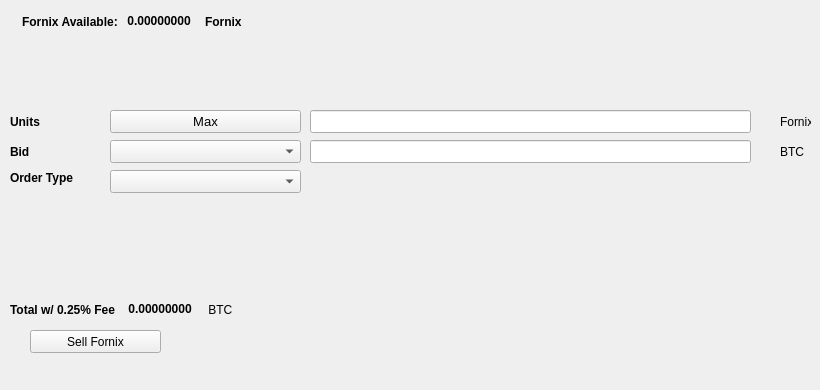
   <widget class="QWidget" name="SellTab">
    <attribute name="title">
     <string>Sell</string>
    </attribute>
    <widget class="QLabel" name="label_16">
     <property name="geometry">
      <rect>
       <x>780</x>
       <y>140</y>
       <width>31</width>
       <height>23</height>
      </rect>
     </property>
     <property name="text">
      <string>BTC</string>
     </property>
    </widget>
    <widget class="QComboBox" name="SellBidcomboBox">
     <property name="geometry">
      <rect>
       <x>110</x>
       <y>140</y>
       <width>191</width>
       <height>23</height>
      </rect>
     </property>
     <property name="font">
      <font>
       <pointsize>10</pointsize>
      </font>
     </property>
    </widget>
    <widget class="QLabel" name="label_18">
     <property name="geometry">
      <rect>
       <x>10</x>
       <y>110</y>
       <width>46</width>
       <height>23</height>
      </rect>
     </property>
     <property name="font">
      <font>
       <weight>75</weight>
       <bold>true</bold>
      </font>
     </property>
     <property name="text">
      <string>Units</string>
     </property>
    </widget>
    <widget class="QPushButton" name="Sell_Max_Amount">
     <property name="geometry">
      <rect>
       <x>110</x>
       <y>110</y>
       <width>191</width>
       <height>23</height>
      </rect>
     </property>
     <property name="font">
      <font>
       <pointsize>10</pointsize>
      </font>
     </property>
     <property name="text">
      <string>Max</string>
     </property>
    </widget>
    <widget class="QLabel" name="label_20">
     <property name="geometry">
      <rect>
       <x>10</x>
       <y>170</y>
       <width>91</width>
       <height>16</height>
      </rect>
     </property>
     <property name="font">
      <font>
       <weight>75</weight>
       <bold>true</bold>
      </font>
     </property>
     <property name="text">
      <string>Order Type</string>
     </property>
    </widget>
    <widget class="QComboBox" name="SellOrdertypeCombo">
     <property name="geometry">
      <rect>
       <x>110</x>
       <y>170</y>
       <width>191</width>
       <height>23</height>
      </rect>
     </property>
     <property name="font">
      <font>
       <pointsize>10</pointsize>
      </font>
     </property>
    </widget>
    <widget class="QLabel" name="label_21">
     <property name="geometry">
      <rect>
       <x>10</x>
       <y>140</y>
       <width>46</width>
       <height>23</height>
      </rect>
     </property>
     <property name="font">
      <font>
       <weight>75</weight>
       <bold>true</bold>
      </font>
     </property>
     <property name="text">
      <string>Bid</string>
     </property>
    </widget>
    <widget class="QLabel" name="label_22">
     <property name="geometry">
      <rect>
       <x>780</x>
       <y>110</y>
       <width>31</width>
       <height>23</height>
      </rect>
     </property>
     <property name="text">
      <string>Fornix</string>
     </property>
    </widget>
    <widget class="QLineEdit" name="UnitsInputFornix">
     <property name="geometry">
      <rect>
       <x>310</x>
       <y>110</y>
       <width>441</width>
       <height>23</height>
      </rect>
     </property>
     <property name="font">
      <font>
       <pointsize>9</pointsize>
       <weight>75</weight>
       <bold>true</bold>
      </font>
     </property>
    </widget>
    <widget class="QLineEdit" name="SellBidPriceEdit">
     <property name="geometry">
      <rect>
       <x>310</x>
       <y>140</y>
       <width>441</width>
       <height>23</height>
      </rect>
     </property>
     <property name="font">
      <font>
       <pointsize>9</pointsize>
       <weight>75</weight>
       <bold>true</bold>
      </font>
     </property>
    </widget>
    <widget class="QPushButton" name="SellFornixBTN">
     <property name="geometry">
      <rect>
       <x>30</x>
       <y>330</y>
       <width>131</width>
       <height>23</height>
      </rect>
     </property>
     <property name="text">
      <string>Sell Fornix</string>
     </property>
     <property name="icon">
      <iconset resource="../fornix">
       <normaloff>:/icons/bitcoin</normaloff>:/icons/bitcoin</iconset>
     </property>
    </widget>
    <widget class="QWidget" name="layoutWidget3">
     <property name="geometry">
      <rect>
       <x>22</x>
       <y>12</y>
       <width>258</width>
       <height>19</height>
      </rect>
     </property>
     <layout class="QHBoxLayout" name="horizontalLayout">
      <item>
       <widget class="QLabel" name="label232_2">
        <property name="font">
         <font>
          <weight>75</weight>
          <bold>true</bold>
         </font>
        </property>
        <property name="text">
         <string>Fornix Available:</string>
        </property>
       </widget>
      </item>
      <item>
       <widget class="QLabel" name="FornixAvailableLabel">
        <property name="palette">
         <palette>
          <active>
           <colorrole role="WindowText">
            <brush brushstyle="SolidPattern">
             <color alpha="255">
              <red>0</red>
              <green>0</green>
              <blue>0</blue>
             </color>
            </brush>
           </colorrole>
           <colorrole role="Button">
            <brush brushstyle="SolidPattern">
             <color alpha="255">
              <red>0</red>
              <green>170</green>
              <blue>0</blue>
             </color>
            </brush>
           </colorrole>
           <colorrole role="Light">
            <brush brushstyle="SolidPattern">
             <color alpha="255">
              <red>0</red>
              <green>255</green>
              <blue>0</blue>
             </color>
            </brush>
           </colorrole>
           <colorrole role="Midlight">
            <brush brushstyle="SolidPattern">
             <color alpha="255">
              <red>0</red>
              <green>212</green>
              <blue>0</blue>
             </color>
            </brush>
           </colorrole>
           <colorrole role="Dark">
            <brush brushstyle="SolidPattern">
             <color alpha="255">
              <red>0</red>
              <green>85</green>
              <blue>0</blue>
             </color>
            </brush>
           </colorrole>
           <colorrole role="Mid">
            <brush brushstyle="SolidPattern">
             <color alpha="255">
              <red>0</red>
              <green>113</green>
              <blue>0</blue>
             </color>
            </brush>
           </colorrole>
           <colorrole role="Text">
            <brush brushstyle="SolidPattern">
             <color alpha="255">
              <red>0</red>
              <green>170</green>
              <blue>0</blue>
             </color>
            </brush>
           </colorrole>
           <colorrole role="BrightText">
            <brush brushstyle="SolidPattern">
             <color alpha="255">
              <red>255</red>
              <green>255</green>
              <blue>255</blue>
             </color>
            </brush>
           </colorrole>
           <colorrole role="ButtonText">
            <brush brushstyle="SolidPattern">
             <color alpha="255">
              <red>0</red>
              <green>0</green>
              <blue>0</blue>
             </color>
            </brush>
           </colorrole>
           <colorrole role="Base">
            <brush brushstyle="SolidPattern">
             <color alpha="255">
              <red>255</red>
              <green>255</green>
              <blue>255</blue>
             </color>
            </brush>
           </colorrole>
           <colorrole role="Window">
            <brush brushstyle="SolidPattern">
             <color alpha="255">
              <red>0</red>
              <green>170</green>
              <blue>0</blue>
             </color>
            </brush>
           </colorrole>
           <colorrole role="Shadow">
            <brush brushstyle="SolidPattern">
             <color alpha="255">
              <red>0</red>
              <green>0</green>
              <blue>0</blue>
             </color>
            </brush>
           </colorrole>
           <colorrole role="AlternateBase">
            <brush brushstyle="SolidPattern">
             <color alpha="255">
              <red>127</red>
              <green>212</green>
              <blue>127</blue>
             </color>
            </brush>
           </colorrole>
           <colorrole role="ToolTipBase">
            <brush brushstyle="SolidPattern">
             <color alpha="255">
              <red>255</red>
              <green>255</green>
              <blue>220</blue>
             </color>
            </brush>
           </colorrole>
           <colorrole role="ToolTipText">
            <brush brushstyle="SolidPattern">
             <color alpha="255">
              <red>0</red>
              <green>0</green>
              <blue>0</blue>
             </color>
            </brush>
           </colorrole>
          </active>
          <inactive>
           <colorrole role="WindowText">
            <brush brushstyle="SolidPattern">
             <color alpha="255">
              <red>0</red>
              <green>0</green>
              <blue>0</blue>
             </color>
            </brush>
           </colorrole>
           <colorrole role="Button">
            <brush brushstyle="SolidPattern">
             <color alpha="255">
              <red>0</red>
              <green>170</green>
              <blue>0</blue>
             </color>
            </brush>
           </colorrole>
           <colorrole role="Light">
            <brush brushstyle="SolidPattern">
             <color alpha="255">
              <red>0</red>
              <green>255</green>
              <blue>0</blue>
             </color>
            </brush>
           </colorrole>
           <colorrole role="Midlight">
            <brush brushstyle="SolidPattern">
             <color alpha="255">
              <red>0</red>
              <green>212</green>
              <blue>0</blue>
             </color>
            </brush>
           </colorrole>
           <colorrole role="Dark">
            <brush brushstyle="SolidPattern">
             <color alpha="255">
              <red>0</red>
              <green>85</green>
              <blue>0</blue>
             </color>
            </brush>
           </colorrole>
           <colorrole role="Mid">
            <brush brushstyle="SolidPattern">
             <color alpha="255">
              <red>0</red>
              <green>113</green>
              <blue>0</blue>
             </color>
            </brush>
           </colorrole>
           <colorrole role="Text">
            <brush brushstyle="SolidPattern">
             <color alpha="255">
              <red>0</red>
              <green>170</green>
              <blue>0</blue>
             </color>
            </brush>
           </colorrole>
           <colorrole role="BrightText">
            <brush brushstyle="SolidPattern">
             <color alpha="255">
              <red>255</red>
              <green>255</green>
              <blue>255</blue>
             </color>
            </brush>
           </colorrole>
           <colorrole role="ButtonText">
            <brush brushstyle="SolidPattern">
             <color alpha="255">
              <red>0</red>
              <green>0</green>
              <blue>0</blue>
             </color>
            </brush>
           </colorrole>
           <colorrole role="Base">
            <brush brushstyle="SolidPattern">
             <color alpha="255">
              <red>255</red>
              <green>255</green>
              <blue>255</blue>
             </color>
            </brush>
           </colorrole>
           <colorrole role="Window">
            <brush brushstyle="SolidPattern">
             <color alpha="255">
              <red>0</red>
              <green>170</green>
              <blue>0</blue>
             </color>
            </brush>
           </colorrole>
           <colorrole role="Shadow">
            <brush brushstyle="SolidPattern">
             <color alpha="255">
              <red>0</red>
              <green>0</green>
              <blue>0</blue>
             </color>
            </brush>
           </colorrole>
           <colorrole role="AlternateBase">
            <brush brushstyle="SolidPattern">
             <color alpha="255">
              <red>127</red>
              <green>212</green>
              <blue>127</blue>
             </color>
            </brush>
           </colorrole>
           <colorrole role="ToolTipBase">
            <brush brushstyle="SolidPattern">
             <color alpha="255">
              <red>255</red>
              <green>255</green>
              <blue>220</blue>
             </color>
            </brush>
           </colorrole>
           <colorrole role="ToolTipText">
            <brush brushstyle="SolidPattern">
             <color alpha="255">
              <red>0</red>
              <green>0</green>
              <blue>0</blue>
             </color>
            </brush>
           </colorrole>
          </inactive>
          <disabled>
           <colorrole role="WindowText">
            <brush brushstyle="SolidPattern">
             <color alpha="255">
              <red>0</red>
              <green>85</green>
              <blue>0</blue>
             </color>
            </brush>
           </colorrole>
           <colorrole role="Button">
            <brush brushstyle="SolidPattern">
             <color alpha="255">
              <red>0</red>
              <green>170</green>
              <blue>0</blue>
             </color>
            </brush>
           </colorrole>
           <colorrole role="Light">
            <brush brushstyle="SolidPattern">
             <color alpha="255">
              <red>0</red>
              <green>255</green>
              <blue>0</blue>
             </color>
            </brush>
           </colorrole>
           <colorrole role="Midlight">
            <brush brushstyle="SolidPattern">
             <color alpha="255">
              <red>0</red>
              <green>212</green>
              <blue>0</blue>
             </color>
            </brush>
           </colorrole>
           <colorrole role="Dark">
            <brush brushstyle="SolidPattern">
             <color alpha="255">
              <red>0</red>
              <green>85</green>
              <blue>0</blue>
             </color>
            </brush>
           </colorrole>
           <colorrole role="Mid">
            <brush brushstyle="SolidPattern">
             <color alpha="255">
              <red>0</red>
              <green>113</green>
              <blue>0</blue>
             </color>
            </brush>
           </colorrole>
           <colorrole role="Text">
            <brush brushstyle="SolidPattern">
             <color alpha="255">
              <red>0</red>
              <green>85</green>
              <blue>0</blue>
             </color>
            </brush>
           </colorrole>
           <colorrole role="BrightText">
            <brush brushstyle="SolidPattern">
             <color alpha="255">
              <red>255</red>
              <green>255</green>
              <blue>255</blue>
             </color>
            </brush>
           </colorrole>
           <colorrole role="ButtonText">
            <brush brushstyle="SolidPattern">
             <color alpha="255">
              <red>0</red>
              <green>85</green>
              <blue>0</blue>
             </color>
            </brush>
           </colorrole>
           <colorrole role="Base">
            <brush brushstyle="SolidPattern">
             <color alpha="255">
              <red>0</red>
              <green>170</green>
              <blue>0</blue>
             </color>
            </brush>
           </colorrole>
           <colorrole role="Window">
            <brush brushstyle="SolidPattern">
             <color alpha="255">
              <red>0</red>
              <green>170</green>
              <blue>0</blue>
             </color>
            </brush>
           </colorrole>
           <colorrole role="Shadow">
            <brush brushstyle="SolidPattern">
             <color alpha="255">
              <red>0</red>
              <green>0</green>
              <blue>0</blue>
             </color>
            </brush>
           </colorrole>
           <colorrole role="AlternateBase">
            <brush brushstyle="SolidPattern">
             <color alpha="255">
              <red>0</red>
              <green>170</green>
              <blue>0</blue>
             </color>
            </brush>
           </colorrole>
           <colorrole role="ToolTipBase">
            <brush brushstyle="SolidPattern">
             <color alpha="255">
              <red>255</red>
              <green>255</green>
              <blue>220</blue>
             </color>
            </brush>
           </colorrole>
           <colorrole role="ToolTipText">
            <brush brushstyle="SolidPattern">
             <color alpha="255">
              <red>0</red>
              <green>0</green>
              <blue>0</blue>
             </color>
            </brush>
           </colorrole>
          </disabled>
         </palette>
        </property>
        <property name="font">
         <font>
          <weight>75</weight>
          <bold>true</bold>
         </font>
        </property>
        <property name="text">
         <string> 0.00000000 </string>
        </property>
        <property name="textInteractionFlags">
         <set>Qt::LinksAccessibleByMouse|Qt::TextSelectableByKeyboard|Qt::TextSelectableByMouse</set>
        </property>
       </widget>
      </item>
      <item>
       <widget class="QLabel" name="labelFornix">
        <property name="font">
         <font>
          <weight>75</weight>
          <bold>true</bold>
         </font>
        </property>
        <property name="text">
         <string>Fornix</string>
        </property>
       </widget>
      </item>
     </layout>
    </widget>
    <widget class="QWidget" name="layoutWidget">
     <property name="geometry">
      <rect>
       <x>10</x>
       <y>300</y>
       <width>268</width>
       <height>19</height>
      </rect>
     </property>
     <layout class="QHBoxLayout" name="horizontalLayout_2">
      <item>
       <widget class="QLabel" name="label_19">
        <property name="font">
         <font>
          <weight>75</weight>
          <bold>true</bold>
         </font>
        </property>
        <property name="text">
         <string>Total w/ 0.25% Fee </string>
        </property>
       </widget>
      </item>
      <item>
       <widget class="QLabel" name="SellCostLabel">
        <property name="palette">
         <palette>
          <active>
           <colorrole role="WindowText">
            <brush brushstyle="SolidPattern">
             <color alpha="255">
              <red>0</red>
              <green>0</green>
              <blue>0</blue>
             </color>
            </brush>
           </colorrole>
           <colorrole role="Button">
            <brush brushstyle="SolidPattern">
             <color alpha="255">
              <red>0</red>
              <green>170</green>
              <blue>0</blue>
             </color>
            </brush>
           </colorrole>
           <colorrole role="Light">
            <brush brushstyle="SolidPattern">
             <color alpha="255">
              <red>0</red>
              <green>255</green>
              <blue>0</blue>
             </color>
            </brush>
           </colorrole>
           <colorrole role="Midlight">
            <brush brushstyle="SolidPattern">
             <color alpha="255">
              <red>0</red>
              <green>212</green>
              <blue>0</blue>
             </color>
            </brush>
           </colorrole>
           <colorrole role="Dark">
            <brush brushstyle="SolidPattern">
             <color alpha="255">
              <red>0</red>
              <green>85</green>
              <blue>0</blue>
             </color>
            </brush>
           </colorrole>
           <colorrole role="Mid">
            <brush brushstyle="SolidPattern">
             <color alpha="255">
              <red>0</red>
              <green>113</green>
              <blue>0</blue>
             </color>
            </brush>
           </colorrole>
           <colorrole role="Text">
            <brush brushstyle="SolidPattern">
             <color alpha="255">
              <red>0</red>
              <green>170</green>
              <blue>0</blue>
             </color>
            </brush>
           </colorrole>
           <colorrole role="BrightText">
            <brush brushstyle="SolidPattern">
             <color alpha="255">
              <red>255</red>
              <green>255</green>
              <blue>255</blue>
             </color>
            </brush>
           </colorrole>
           <colorrole role="ButtonText">
            <brush brushstyle="SolidPattern">
             <color alpha="255">
              <red>0</red>
              <green>0</green>
              <blue>0</blue>
             </color>
            </brush>
           </colorrole>
           <colorrole role="Base">
            <brush brushstyle="SolidPattern">
             <color alpha="255">
              <red>255</red>
              <green>255</green>
              <blue>255</blue>
             </color>
            </brush>
           </colorrole>
           <colorrole role="Window">
            <brush brushstyle="SolidPattern">
             <color alpha="255">
              <red>0</red>
              <green>170</green>
              <blue>0</blue>
             </color>
            </brush>
           </colorrole>
           <colorrole role="Shadow">
            <brush brushstyle="SolidPattern">
             <color alpha="255">
              <red>0</red>
              <green>0</green>
              <blue>0</blue>
             </color>
            </brush>
           </colorrole>
           <colorrole role="AlternateBase">
            <brush brushstyle="SolidPattern">
             <color alpha="255">
              <red>127</red>
              <green>212</green>
              <blue>127</blue>
             </color>
            </brush>
           </colorrole>
           <colorrole role="ToolTipBase">
            <brush brushstyle="SolidPattern">
             <color alpha="255">
              <red>255</red>
              <green>255</green>
              <blue>220</blue>
             </color>
            </brush>
           </colorrole>
           <colorrole role="ToolTipText">
            <brush brushstyle="SolidPattern">
             <color alpha="255">
              <red>0</red>
              <green>0</green>
              <blue>0</blue>
             </color>
            </brush>
           </colorrole>
          </active>
          <inactive>
           <colorrole role="WindowText">
            <brush brushstyle="SolidPattern">
             <color alpha="255">
              <red>0</red>
              <green>0</green>
              <blue>0</blue>
             </color>
            </brush>
           </colorrole>
           <colorrole role="Button">
            <brush brushstyle="SolidPattern">
             <color alpha="255">
              <red>0</red>
              <green>170</green>
              <blue>0</blue>
             </color>
            </brush>
           </colorrole>
           <colorrole role="Light">
            <brush brushstyle="SolidPattern">
             <color alpha="255">
              <red>0</red>
              <green>255</green>
              <blue>0</blue>
             </color>
            </brush>
           </colorrole>
           <colorrole role="Midlight">
            <brush brushstyle="SolidPattern">
             <color alpha="255">
              <red>0</red>
              <green>212</green>
              <blue>0</blue>
             </color>
            </brush>
           </colorrole>
           <colorrole role="Dark">
            <brush brushstyle="SolidPattern">
             <color alpha="255">
              <red>0</red>
              <green>85</green>
              <blue>0</blue>
             </color>
            </brush>
           </colorrole>
           <colorrole role="Mid">
            <brush brushstyle="SolidPattern">
             <color alpha="255">
              <red>0</red>
              <green>113</green>
              <blue>0</blue>
             </color>
            </brush>
           </colorrole>
           <colorrole role="Text">
            <brush brushstyle="SolidPattern">
             <color alpha="255">
              <red>0</red>
              <green>170</green>
              <blue>0</blue>
             </color>
            </brush>
           </colorrole>
           <colorrole role="BrightText">
            <brush brushstyle="SolidPattern">
             <color alpha="255">
              <red>255</red>
              <green>255</green>
              <blue>255</blue>
             </color>
            </brush>
           </colorrole>
           <colorrole role="ButtonText">
            <brush brushstyle="SolidPattern">
             <color alpha="255">
              <red>0</red>
              <green>0</green>
              <blue>0</blue>
             </color>
            </brush>
           </colorrole>
           <colorrole role="Base">
            <brush brushstyle="SolidPattern">
             <color alpha="255">
              <red>255</red>
              <green>255</green>
              <blue>255</blue>
             </color>
            </brush>
           </colorrole>
           <colorrole role="Window">
            <brush brushstyle="SolidPattern">
             <color alpha="255">
              <red>0</red>
              <green>170</green>
              <blue>0</blue>
             </color>
            </brush>
           </colorrole>
           <colorrole role="Shadow">
            <brush brushstyle="SolidPattern">
             <color alpha="255">
              <red>0</red>
              <green>0</green>
              <blue>0</blue>
             </color>
            </brush>
           </colorrole>
           <colorrole role="AlternateBase">
            <brush brushstyle="SolidPattern">
             <color alpha="255">
              <red>127</red>
              <green>212</green>
              <blue>127</blue>
             </color>
            </brush>
           </colorrole>
           <colorrole role="ToolTipBase">
            <brush brushstyle="SolidPattern">
             <color alpha="255">
              <red>255</red>
              <green>255</green>
              <blue>220</blue>
             </color>
            </brush>
           </colorrole>
           <colorrole role="ToolTipText">
            <brush brushstyle="SolidPattern">
             <color alpha="255">
              <red>0</red>
              <green>0</green>
              <blue>0</blue>
             </color>
            </brush>
           </colorrole>
          </inactive>
          <disabled>
           <colorrole role="WindowText">
            <brush brushstyle="SolidPattern">
             <color alpha="255">
              <red>0</red>
              <green>85</green>
              <blue>0</blue>
             </color>
            </brush>
           </colorrole>
           <colorrole role="Button">
            <brush brushstyle="SolidPattern">
             <color alpha="255">
              <red>0</red>
              <green>170</green>
              <blue>0</blue>
             </color>
            </brush>
           </colorrole>
           <colorrole role="Light">
            <brush brushstyle="SolidPattern">
             <color alpha="255">
              <red>0</red>
              <green>255</green>
              <blue>0</blue>
             </color>
            </brush>
           </colorrole>
           <colorrole role="Midlight">
            <brush brushstyle="SolidPattern">
             <color alpha="255">
              <red>0</red>
              <green>212</green>
              <blue>0</blue>
             </color>
            </brush>
           </colorrole>
           <colorrole role="Dark">
            <brush brushstyle="SolidPattern">
             <color alpha="255">
              <red>0</red>
              <green>85</green>
              <blue>0</blue>
             </color>
            </brush>
           </colorrole>
           <colorrole role="Mid">
            <brush brushstyle="SolidPattern">
             <color alpha="255">
              <red>0</red>
              <green>113</green>
              <blue>0</blue>
             </color>
            </brush>
           </colorrole>
           <colorrole role="Text">
            <brush brushstyle="SolidPattern">
             <color alpha="255">
              <red>0</red>
              <green>85</green>
              <blue>0</blue>
             </color>
            </brush>
           </colorrole>
           <colorrole role="BrightText">
            <brush brushstyle="SolidPattern">
             <color alpha="255">
              <red>255</red>
              <green>255</green>
              <blue>255</blue>
             </color>
            </brush>
           </colorrole>
           <colorrole role="ButtonText">
            <brush brushstyle="SolidPattern">
             <color alpha="255">
              <red>0</red>
              <green>85</green>
              <blue>0</blue>
             </color>
            </brush>
           </colorrole>
           <colorrole role="Base">
            <brush brushstyle="SolidPattern">
             <color alpha="255">
              <red>0</red>
              <green>170</green>
              <blue>0</blue>
             </color>
            </brush>
           </colorrole>
           <colorrole role="Window">
            <brush brushstyle="SolidPattern">
             <color alpha="255">
              <red>0</red>
              <green>170</green>
              <blue>0</blue>
             </color>
            </brush>
           </colorrole>
           <colorrole role="Shadow">
            <brush brushstyle="SolidPattern">
             <color alpha="255">
              <red>0</red>
              <green>0</green>
              <blue>0</blue>
             </color>
            </brush>
           </colorrole>
           <colorrole role="AlternateBase">
            <brush brushstyle="SolidPattern">
             <color alpha="255">
              <red>0</red>
              <green>170</green>
              <blue>0</blue>
             </color>
            </brush>
           </colorrole>
           <colorrole role="ToolTipBase">
            <brush brushstyle="SolidPattern">
             <color alpha="255">
              <red>255</red>
              <green>255</green>
              <blue>220</blue>
             </color>
            </brush>
           </colorrole>
           <colorrole role="ToolTipText">
            <brush brushstyle="SolidPattern">
             <color alpha="255">
              <red>0</red>
              <green>0</green>
              <blue>0</blue>
             </color>
            </brush>
           </colorrole>
          </disabled>
         </palette>
        </property>
        <property name="font">
         <font>
          <weight>75</weight>
          <bold>true</bold>
         </font>
        </property>
        <property name="autoFillBackground">
         <bool>false</bool>
        </property>
        <property name="text">
         <string> 0.00000000</string>
        </property>
        <property name="textInteractionFlags">
         <set>Qt::LinksAccessibleByMouse|Qt::TextSelectableByMouse</set>
        </property>
       </widget>
      </item>
      <item>
       <widget class="QLabel" name="label_17">
        <property name="font">
         <font>
          <weight>50</weight>
          <bold>false</bold>
         </font>
        </property>
        <property name="text">
         <string> BTC</string>
        </property>
       </widget>
      </item>
     </layout>
    </widget>
    <widget class="QLabel" name="label_23">
     <property name="geometry">
      <rect>
       <x>460</x>
       <y>300</y>
       <width>281</width>
       <height>81</height>
      </rect>
     </property>
     <property name="text">
      <string/>
     </property>
     <property name="pixmap">
      <pixmap>:/images/bittrex</pixmap>
     </property>
    </widget>
   </widget>
